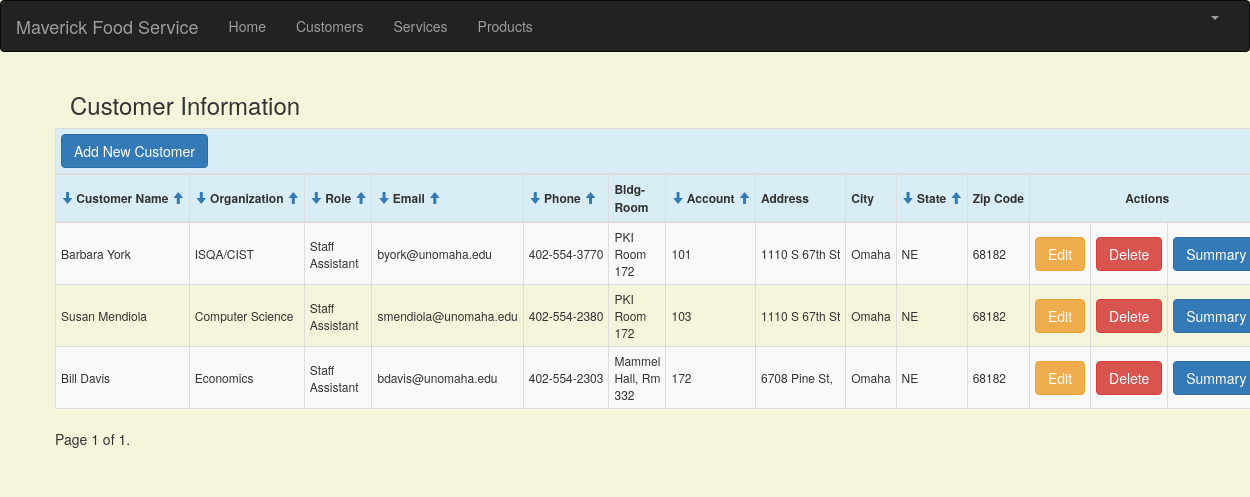
Before: /customer_list (signed in) with the older database file.
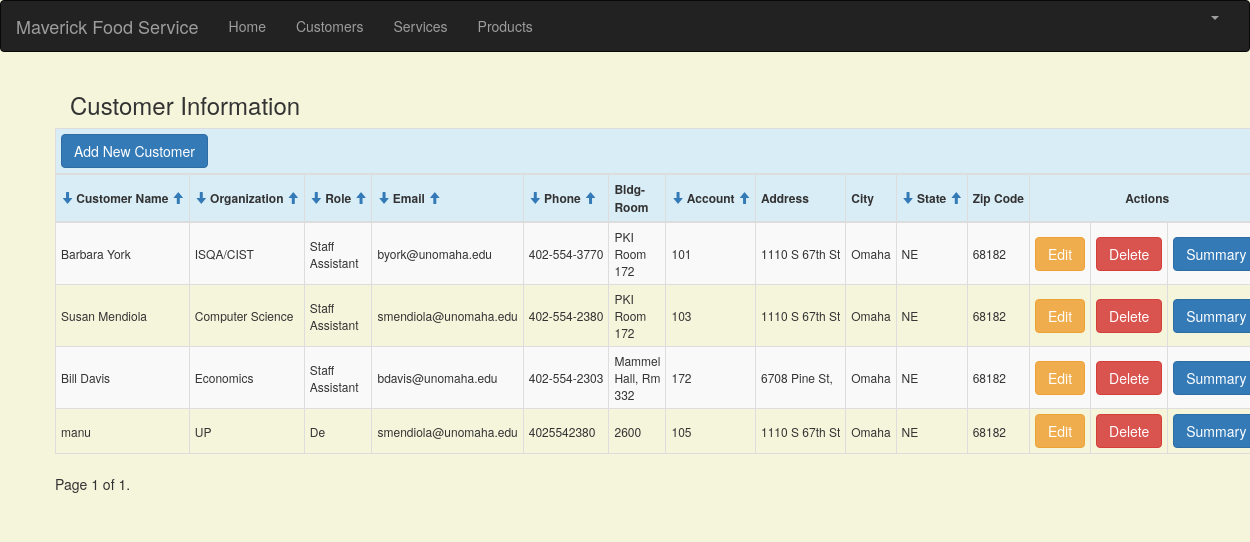
After: the same page with the newer database file.
### crm/models.py (models this page shows, shortened)
class Customer(models.Model):
    cust_name = models.CharField(max_length=50)
    organization = models.CharField(max_length=100, blank=True)
    role = models.CharField(max_length=100)
    email = models.EmailField(max_length=100)
    bldgroom = models.CharField(max_length=100)
    address = models.CharField(max_length=200)
    account_number = models.IntegerField(blank=False, null=False)
    city = models.CharField(max_length=50)
    state = models.CharField(max_length=50)
    zipcode = models.CharField(max_length=10)
    phone_number = models.CharField(max_length=50)
    created_date = models.DateTimeField(
        default=timezone.now)
    updated_date = models.DateTimeField(auto_now_add=True)

### crm/views.py (the view)
# urls.py: path('customer_list', views.customer_list, name='customer_list'),
@login_required
def customer_list(request):
    customer_list = Customer.objects.filter(created_date__lte=timezone.now())
    paginator = Paginator(customer_list, 4)  # 3 posts in each page
    page = request.GET.get('page')
    try:
        customer = paginator.page(page)
    except PageNotAnInteger:
        customer = paginator.page(1)
    except EmptyPage:
        customer = paginator.page(paginator.num_pages)
    return render(request, 'crm/customer_list.html', {'customers': customer, 'page': page})

### crm/templates/crm/customer_list.html (shortened to what this page needs)
{% extends 'crm/base.html' %}
{% block content %}
    <html>
    <head>
        <link rel="stylesheet" href="https://maxcdn.bootstrapcdn.com/bootstrap/3.3.4/css/bootstrap.min.css">
    </head>
    <body>
    <div class="container">
        <div class="row">
            <span class="pull-center"><h3 style="padding-left: 15Px">Customer Information</h3></span>
        </div>
          <div class="row">
                  <table class="table-md table-striped table-bordered table-hover table-condensed table-responsive">
                    <thead>
                    <tr class="bg-info">
                        <th colspan="14" class="col text-left"><a href="{% url 'crm:customer_new' %}" >
                                <span class="btn btn-primary">Add New Customer</span></a></th>
                    </tr>
                    <tr class="bg-info">
                        <th nowrap="true">
                            <a class="glyphicon glyphicon-arrow-down" href="{% url 'crm:customer_order' orderby='cust_name' arrw='asc' %}"></a>
                            Customer Name
                            <a class="glyphicon glyphicon-arrow-up" href="{% url 'crm:customer_order' orderby='cust_name' arrw='desc' %}"></a></th>
                        <th nowrap="true">
                            <a class="glyphicon glyphicon-arrow-down" href="{% url 'crm:customer_order' orderby='organization' arrw='asc' %}"></a>
                            Organization
                            <a class="glyphicon glyphicon-arrow-up" href="{% url 'crm:customer_order' orderby='organization' arrw='desc' %}"></a></th>
                        <th nowrap="true">
                            <a class="glyphicon glyphicon-arrow-down" href="{% url 'crm:customer_order' orderby='role' arrw='asc' %}"></a>
                            Role
                            <a class="glyphicon glyphicon-arrow-up" href="{% url 'crm:customer_order' orderby='role' arrw='desc' %}"></a>
                        </th>
                        <th nowrap="true">
                            <a class="glyphicon glyphicon-arrow-down" href="{% url 'crm:customer_order' orderby='email' arrw='asc' %}"></a>
                            Email
                            <a class="glyphicon glyphicon-arrow-up" href="{% url 'crm:customer_order' orderby='email' arrw='desc' %}"></a>
                        </th>
                        <th nowrap="true">
                            <a class="glyphicon glyphicon-arrow-down" href="{% url 'crm:customer_order' orderby='phone_number' arrw='asc' %}"></a>
                            Phone
                            <a class="glyphicon glyphicon-arrow-up" href="{% url 'crm:customer_order' orderby='phone_number' arrw='desc' %}"></a>
                        </th>
                        <th >
                            Bldg-Room
                        </th>
                        <th nowrap="true">
                            <a class="glyphicon glyphicon-arrow-down" href="{% url 'crm:customer_order' orderby='account_number' arrw='asc' %}"></a>
                            Account
                            <a class="glyphicon glyphicon-arrow-up" href="{% url 'crm:customer_order' orderby='account_number' arrw='desc' %}"></a>
                        </th>
                        <th nowrap="true">Address</th>
                        <th nowrap="true">
                            City
                        </th>
                        <th nowrap="true">
                            <a class="glyphicon glyphicon-arrow-down" href="{% url 'crm:customer_order' orderby='state' arrw='asc' %}"></a>
                            State
                            <a class="glyphicon glyphicon-arrow-up" href="{% url 'crm:customer_order' orderby='state' arrw='desc' %}"></a>
                        </th>
                        <th nowrap="true">
                            Zip Code
                        </th>
                        <th colspan="3" class="col text-center">Actions</th>
                    </tr>
                    </thead>
                    <tbody>
                    {% for customer in customers %}
                        <tr>
                            <td>{{ customer.cust_name }}</td>
                            <td>{{ customer.organization }}</td>
                            <td>{{ customer.role }}</td>
                            <td>{{ customer.email }}</td>
                            <td nowrap="true">{{ customer.phone_number }}</td>
                            <td>{{ customer.bldgroom }}</td>
                            <td>{{ customer.account_number }}</td>
                            <td nowrap="true">{{ customer.address }}</td>
                            <td>{{ customer.city }}</td>
                            <td>{{ customer.state }}</td>
                            <td>{{ customer.zipcode }}</td>
                            <td><a href="{% url 'crm:customer_edit' pk=customer.pk %}" class="btn btn-warning">Edit</a></td>
                            <td><a href="{% url 'crm:customer_delete' pk=customer.pk %}"
                                   onclick="return confirm('Are you sure you want to delete?')"
                                   class="btn btn-danger">Delete</a>
                            </td>
                             <td><a href="{% url 'crm:summary' pk=customer.pk %}"
                                    class="btn btn-primary">Summary</a></td>
                        </tr>
                    {% endfor %}
                    </tbody>
                </table>
          </div>
             <div class="row">
                 {% include "crm/pagination.html" with page=customers %}
             </div>
    </div>
    </body>
    </html>
{% endblock %}

### crm/templates/crm/base.html (shortened to what this page needs)
{% load staticfiles %}
<html lang="en">
<head>
    <link rel="stylesheet" href="https://maxcdn.bootstrapcdn.com/bootstrap/3.3.7/css/bootstrap.min.css">
</head>
<body id="app-layout">
<nav class="navbar navbar-inverse">
    <div class="container-fluid">
        <div class="navbar-header">
            <a class="navbar-brand" href="/">
                Maverick Food Service
            </a>
        </div>
        <div class="collapse navbar-collapse" id="myNavbar">
            <ul class="nav navbar-nav">
                <li><a href="{% url 'crm:home' %}">Home</a></li>
                <li><a href="{% url 'crm:customer_list' %}">Customers</a></li>
                  <li><a href="{% url 'crm:service_list' %}">Services</a></li>
                <li><a href="{% url 'crm:product_list' %}">Products</a></li>
            </ul>
            <ul class="nav navbar-nav navbar-right">
                {% if user.is_authenticated %}
                    <li class="dropdown">
                        <a href="#" class="dropdown-toggle" data-toggle="dropdown" role="button" aria-expanded="false">
                            <span class="caret"></span>
                        </a>
                    </li>
                {% else %}
                    <li><a href="{% url 'login' %}"><span class="glyphicon glyphicon-log-in"></span> Login</a></li>
                    <li><a href="{% url 'register' %}"><span class="glyphicon glyphicon-log-in"></span> Register</a></li>
                {% endif %}
            </ul>
        </div>
    </div>
</nav>
<div class="content container">
    <div class="row">
        <div class="col-md-8">
            {% block content %}{% endblock %}
         </div>
    </div>
</body>
</html>

### crm/templates/crm/pagination.html (shortened to what this page needs)
<div class="pagination">
  <span class="step-links">
    <span class="current">
      Page {{ page.number }} of {{ page.paginator.num_pages }}.
    </span>
  </span>
</div>

### crm/templates/crm/base.html (style rules this page uses)
.navbar { margin-bottom: 0; border-radius: 0; }
.table-condensed { width: 80% !important; font-size: 12px; }

### crm/templates/crm/customer_list.html (style rules this page uses)
body { background-color: beige; }

Changed rows visible on the page:
added Customer: cust_name "manu", organization "UP", role "De", email "smendiola@unomaha.edu", phone_number "4025542380", bldgroom "2600", account_number "105", address "1110 S 67th St", city "Omaha", state "NE", zipcode "68182"
